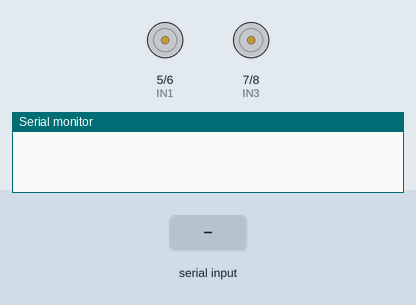
A sketch run on a simulated Arduino Uno, built with avr-gcc and run on an emulated ATmega328P. Parts: motor-driver pin pairs drawn as motors (green arrow = first pin HIGH = forward, orange = second pin HIGH = backward, longer = more drive), the last lines printed to the serial monitor. The test bench sets the inputs (shaded band).

Above: at 1.2 s.
1.3 s: "F" received over Serial
At 2.5 s:
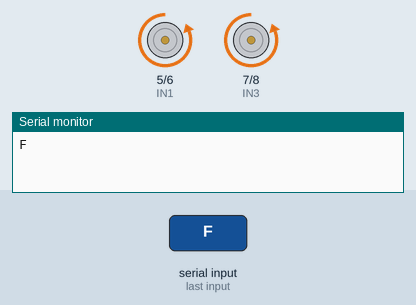
2.8 s: "B" received over Serial
At 3.9 s:
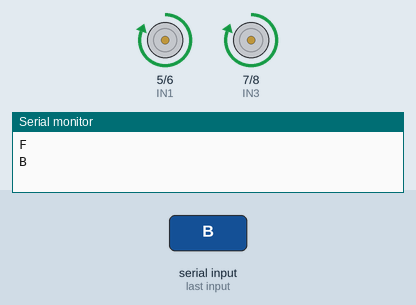
4.3 s: "L" received over Serial
At 5.0 s:
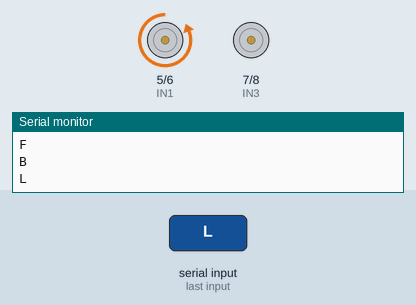
5.8 s: "R" received over Serial
At 6.1 s:
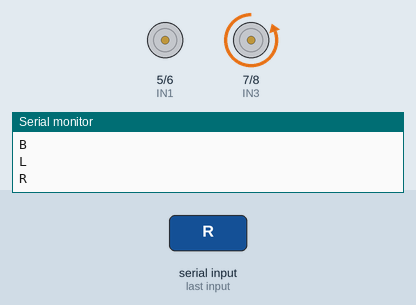
7.3 s: "G" received over Serial
At 8.5 s:
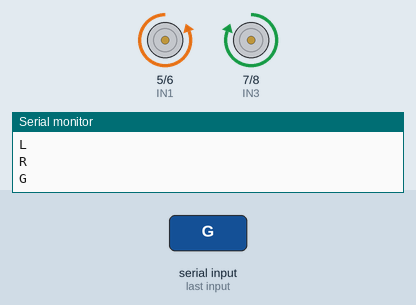
8.8 s: "I" received over Serial
At 9.6 s:
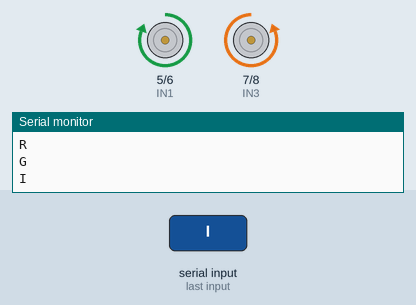
Timing chart, 0 to 11.3 s (numbered marks = the images above; inputs shaded):
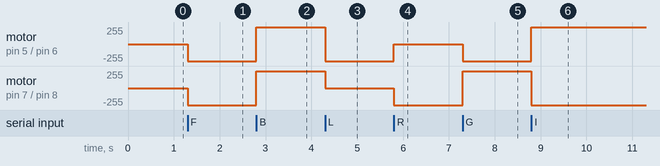

Measured:
- after the input at 1.3 s, motor on pin 5 (IN1) / pin 6 (IN2), motor on pin 7 (IN3) / pin 8 (IN4): stopped → backward 255/255 at once
- after the input at 2.8 s, motor on pin 5 (IN1) / pin 6 (IN2), motor on pin 7 (IN3) / pin 8 (IN4): backward 255/255 → forward 255/255 at once
- after the input at 4.3 s, motor on pin 5 (IN1) / pin 6 (IN2): forward 255/255 → backward 255/255 at once; motor on pin 7 (IN3) / pin 8 (IN4): forward 255/255 → stopped at once
- after the input at 5.8 s, motor on pin 5 (IN1) / pin 6 (IN2): backward 255/255 → stopped at once; motor on pin 7 (IN3) / pin 8 (IN4): stopped → backward 255/255 at once
- after the input at 7.3 s, motor on pin 5 (IN1) / pin 6 (IN2): stopped → backward 255/255 at once; motor on pin 7 (IN3) / pin 8 (IN4): backward 255/255 → forward 255/255 at once
- after the input at 8.8 s, motor on pin 5 (IN1) / pin 6 (IN2): backward 255/255 → forward 255/255 at once; motor on pin 7 (IN3) / pin 8 (IN4): forward 255/255 → backward 255/255 at once

The sketch:

sketch_apr3b.ino
```cpp
char t;
int IN1 = 5;
int IN2 = 6;
int IN3 = 7;
int IN4 = 8;

void setup() {
pinMode(5,OUTPUT);   //left motors  forward
pinMode(6,OUTPUT);   //left motors reverse
pinMode(7,OUTPUT);   //right  motors forward
pinMode(8,OUTPUT);   //right motors reverse
//pinMode(9,OUTPUT);   //Led
Serial.begin(9600);

}

void loop() {
if(Serial.available()){
  t = Serial.read();
  Serial.println(t);
}

if(t == 'F'){            //move  forward(all motors rotate in forward direction)
  forward();
}

else if(t == 'B'){      //move reverse (all  motors rotate in reverse direction)
  backward();
}

else if(t == 'L'){      //turn right (left side motors rotate in forward direction,  right side motors doesn't rotate)
  rightturn();
}

else  if(t == 'R'){      //turn left (right side motors rotate in forward direction, left  side motors doesn't rotate)
  leftturn();
}
else if (t == 'G'){
  forwardleft();
}
else if(t == 'I'){
  forwardright();
}
else{
  stop();
}

}

void forward()
{

  digitalWrite(IN1, LOW);
  digitalWrite(IN2, HIGH);
  digitalWrite(IN3, LOW);
  digitalWrite(IN4, HIGH);

}

void backward()
{

  digitalWrite(IN1, HIGH);
  digitalWrite(IN2, LOW);
  digitalWrite(IN3, HIGH);
  digitalWrite(IN4, LOW);

}


void leftturn()
{
//ENA 1--backward 2-forward ENB 3-backward 4-forward
  digitalWrite(IN1, LOW);
  digitalWrite(IN2, LOW);
  digitalWrite(IN3, LOW);
  digitalWrite(IN4, HIGH);

}
void stop()
{
  digitalWrite(IN1, LOW);
  digitalWrite(IN2, LOW);
  digitalWrite(IN3, LOW);
  digitalWrite(IN4, LOW);
}
void forwardright()
{
  digitalWrite(IN1, HIGH);
  digitalWrite(IN2, LOW);
  digitalWrite(IN3, LOW);
  digitalWrite(IN4, HIGH);

}
void forwardleft()
{
  //ENA 1--backward 2-forward ENB 3-backward 4-forward
  digitalWrite(IN1, LOW);
  digitalWrite(IN2, HIGH);
  digitalWrite(IN3, HIGH);
  digitalWrite(IN4, LOW);

}

void rightturn()
{
//ENA 1--backward 2-forward ENB 3-backward 4-forward
  digitalWrite(IN1, LOW);
  digitalWrite(IN2, HIGH);
  digitalWrite(IN3, LOW);
  digitalWrite(IN4, LOW);

}
```
